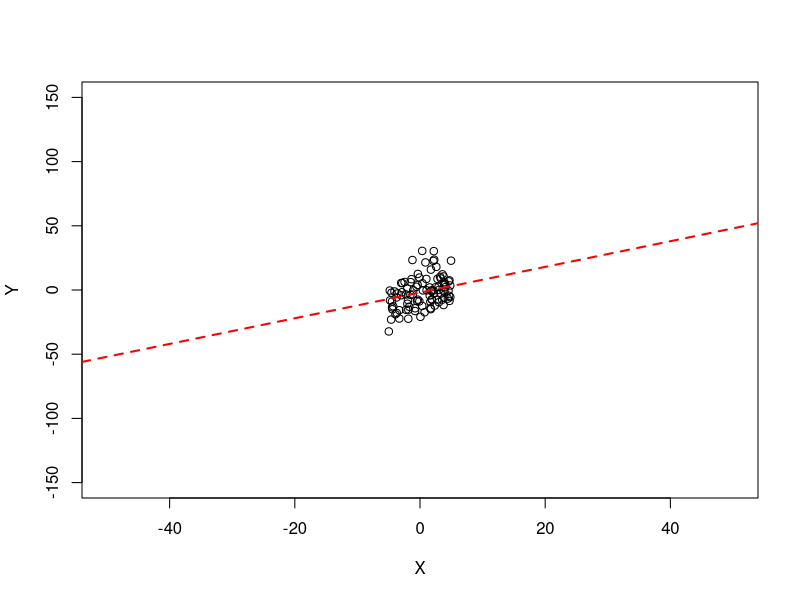

Reproduce this figure in R.

# inputs
input <- list()
input$rho <- 0.25

# inputs
RR <- 1000
NN <- 100
b0 <- -2
b1 <- 1
b2 <- 1
X1.int <- 10
X2.int <- 10
u.sd <- 10
rho <- input$rho

# function
bet_hat_sim_fun <- function(RR, NN,
                            b0, b1, b2,
                            X1.int, X2.int,
                            u.sd,
                            rho){
  
  # # inputs
  # RR <- 1000
  # NN <- 100
  # b0 <- -2
  # b1 <- 1
  # b2 <- 1
  # X1.int <- 10
  # X2.int <- 10
  # u.sd <- 10
  # rho <- input$rho
  
  
  
  
  
  # initialize vectors for simulation results
  b0h <- numeric(RR)
  b1h <- numeric(RR)
  
  var.b0 <- numeric(RR)
  var.b1 <- numeric(RR)
  
  b0h.z <- numeric(RR)
  b1h.z <- numeric(RR)
  
  for (ii in 1:RR) {
    
    X1 <- runif(NN, min = 0 - X1.int/2, max = 0 + X1.int/2)
    X2 <- runif(NN, min = 0 - X2.int/2, max = 0 + X2.int/2)
    
    X1.sd <- 1/12*((0 + X1.int/2) - (0 - X1.int/2))^2
    X2.sd <- 1/12*((0 + X2.int/2) - (0 - X2.int/2))^2
    
    # m.12 <- rho * (X2.sd/X1.sd)
    # X1 <- m.12 * X2 
    m.21 <- rho * (X1.sd/X2.sd)
    X2 <- m.21 * X1
    
    u <- rnorm(NN, mean = 0, sd = u.sd)
    Y1 <- b0 + b1 * X1 + b2 * X2 + u
    Y2 <- b0 + b1 * X1 + u
    
    tmp <- lm(Y1 ~ X1 + 1)
    
    # get estimates
    b0h[ii] <- tmp$coefficients[1]
    b1h[ii] <- tmp$coefficients[2]
    
    # compute the variance of beta_hat_0
    Hi <- 1 - mean(X1) / mean(X1^2) * X1
    var.b0[ii] <- var(Hi * u) / (NN * mean(Hi^2)^2)
    # compute the variance of hat_beta_1
    var.b1[ii] <- var( ( X1 - mean(X1) ) * u ) / ( NN * var(X1)^2 )
    
    # compute t-statistics
    b1h.z[ii] <- (b1h[ii] - b1) / sqrt(var.b1[ii])
    b0h.z[ii] <- (b0h[ii] - b0) / sqrt(var.b0[ii])
    
  }
  
  return(list(b0h = b0h, b1h = b1h,
              Y1 = Y1, Y2 = Y2, X1 = X1, X2 = X2, u = u,
              var.b0 = var.b0, var.b1 = var.b1,
              b0h.z = b0h.z, b1h.z = b1h.z))
  
}

# simulation
# inputs
RR <- 1000
NN <- 100
b0 <- -2
b1 <- 1
b2 <- 1
X1.int <- 10
X2.int <- 10
u.sd <- 10
rho <- input$rho

# simulation
tmp.sim <- bet_hat_sim_fun(RR = RR, NN = NN,
                           b0 = b0, b1 = b1, b2 = b2,
                           X1.int = X1.int, X2.int = X2.int,
                           u.sd = u.sd,
                           rho = rho)

# # inputs
# RR <- 1000
# NN <- 100
# b0 <- -2
# b1 <- 1
# b2 <- 1
# X1.int <- 10
# X2.int <- 10
# u.sd <- 10
# rho <- input$rho
# 
# # reactive
# tmp.sim <- Sim()

# illustration
plot(x = tmp.sim$X1, y = tmp.sim$Y1,
     xlab = "X", ylab = "Y",
     xlim = c(-50, 50), ylim = c(-150, 150))
abline(a = b0, b = b1, lty = 2, col = "red", lwd = 2)

